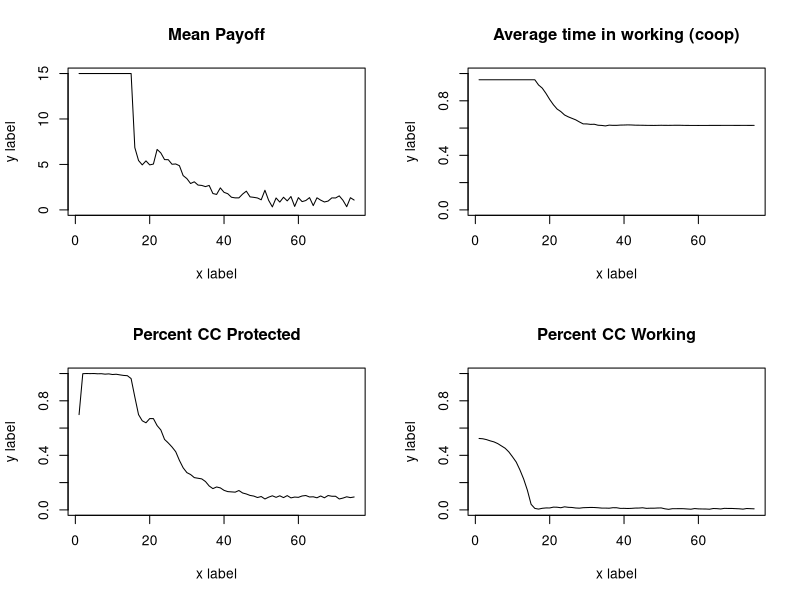
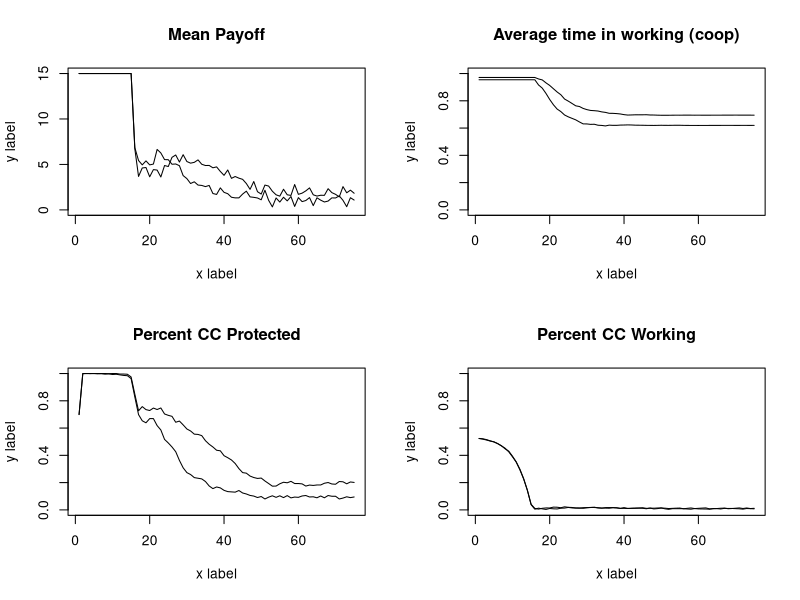
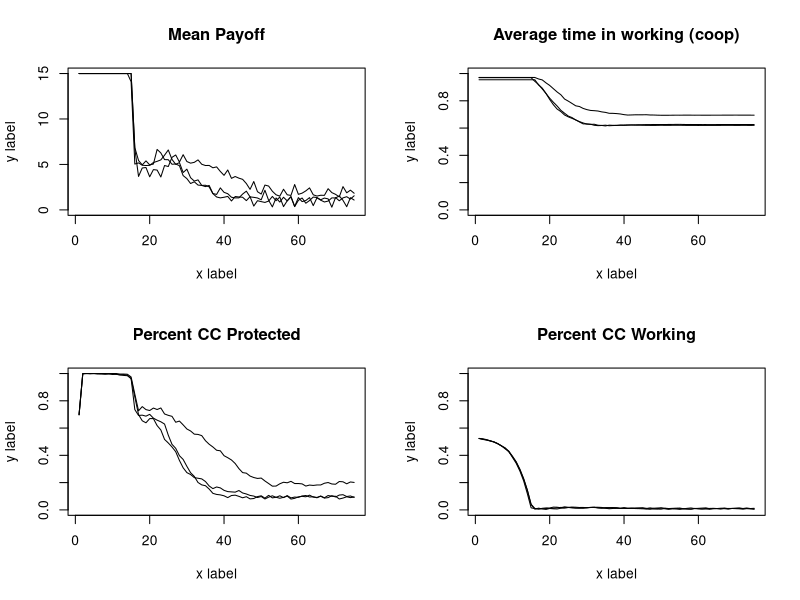
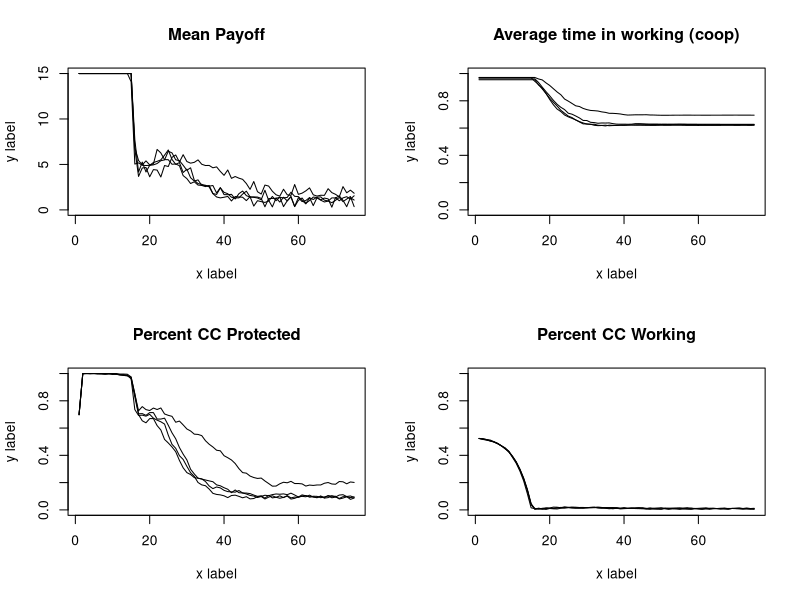
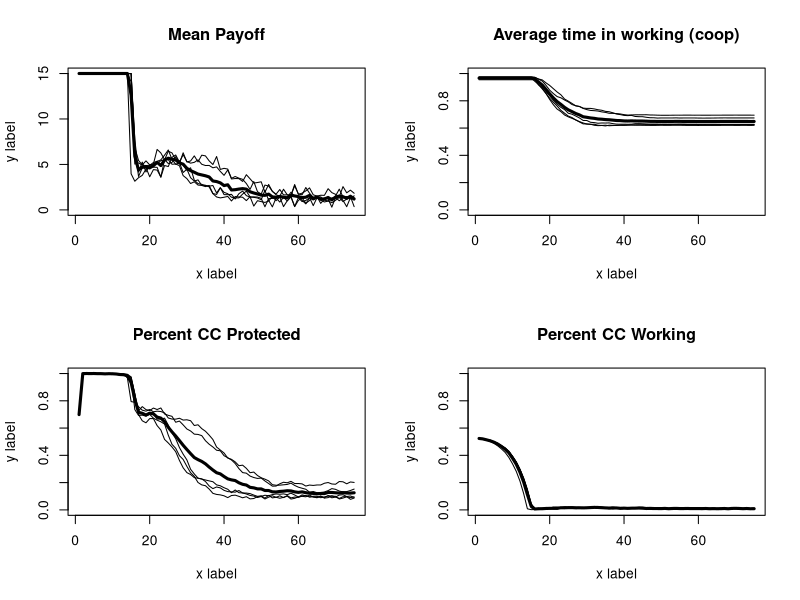
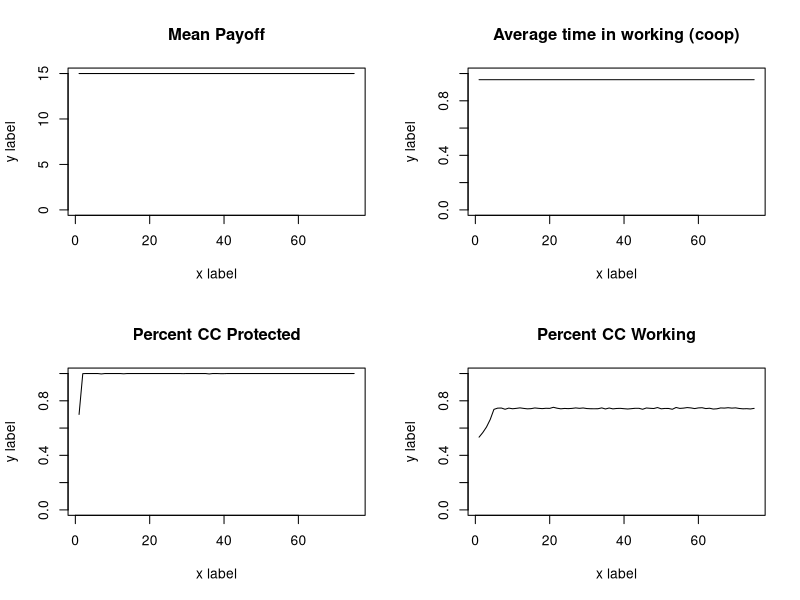
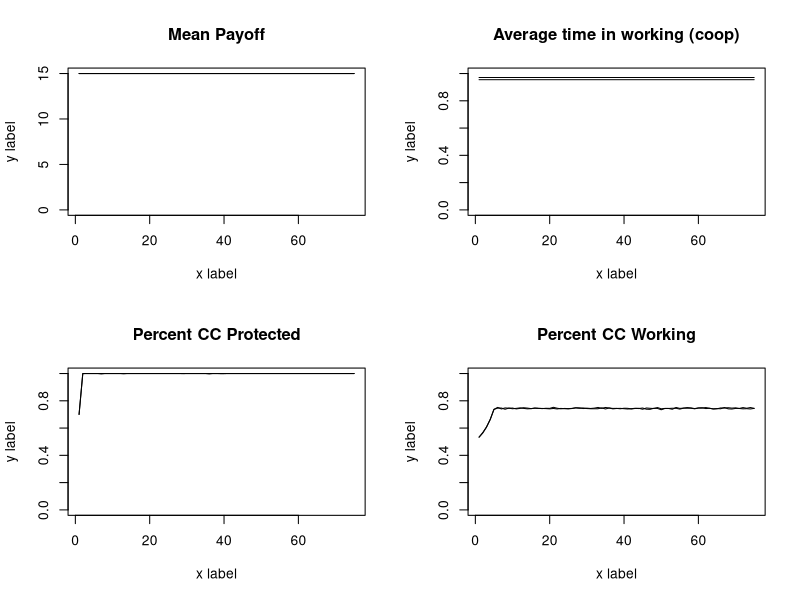
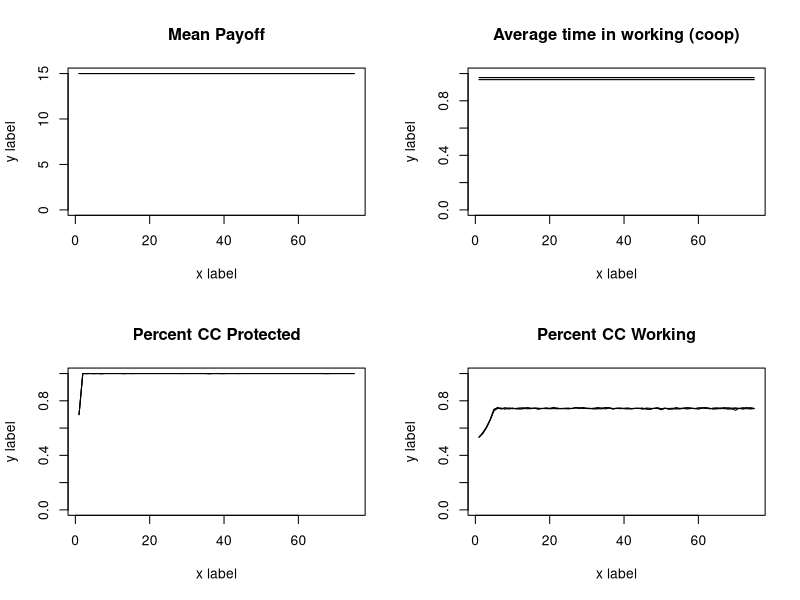

These charts were generated, in order, by the following R code: (Note: a time limit stopped this script after it produced the figures.)
abm<-function(#Specified parameters
  
  Runs=3,
  Individuals=100, #number of total resource users in a population
  
  TotalCarryingCapacity=10000, #total available resource units
  
  StartPercCarryingCapacity = 0.7, #amount of resources available in the landscape at the start in proportion to CC
  
  PercProtected=0.15, #percent of the total resource that's in a protected area
  
  CoopPercStart=0.9, #percent of individuals who start by following the rules at t0
  
  LearningStrategy = "Success Bias", #options are Success Bias & Conformist
  
  TimeSteps=75,
  ResourceRegenerationPerTimeStep=1.5,
  harvestMax=15,
  ProbOfMobility=0.15){
  
  ## Create output dfs
  
  outputmeanTimeProtect<-as.data.frame(matrix(NA,TimeSteps,Runs)) #output df for mean time harvesting from protected area
  names(outputmeanTimeProtect)<- paste("Run", 1:Runs, sep="")
  
  outputmeanTimeWorking<-as.data.frame(matrix(NA,TimeSteps,Runs))#output df for mean time harvesting from working area
  names(outputmeanTimeWorking)<- paste("Run", 1:Runs, sep="")
  
  outputNumResourcesProtect<-as.data.frame(matrix(NA,TimeSteps,Runs))#output df for resources in protected area
  names(outputNumResourcesProtect)<- paste("Run", 1:Runs, sep="")
  
  outputpercCCProtect<-as.data.frame(matrix(NA,TimeSteps,Runs))#output df for % of CC in protected area
  names(outputpercCCProtect)<- paste("Run", 1:Runs, sep="")
  
  outputNumResourcesWorking<-as.data.frame(matrix(NA,TimeSteps,Runs))#output df for resources in working area
  names(outputNumResourcesWorking)<- paste("Run", 1:Runs, sep="")
  
  outputpercCCWorking<-as.data.frame(matrix(NA,TimeSteps,Runs))#output df for % of CC in working area
  names(outputpercCCWorking)<- paste("Run", 1:Runs, sep="")
  
  outputmeanPayoff<-as.data.frame(matrix(NA,TimeSteps,Runs)) #output df for mean payoff
  names(outputmeanPayoff)<- paste("Run", 1:Runs, sep="")
  
  
  
  for (r in 1:Runs){
    PercWorking= 1-PercProtected #percent of resource in a working landscape
    TotalCCResourceProtected=PercProtected*TotalCarryingCapacity #total resource units in carrying capacity of protected area
    TotalCCResourceWorking=PercWorking*TotalCarryingCapacity #total resource units in carrying capacity of working area
    StartResourceWorking = TotalCCResourceWorking*StartPercCarryingCapacity #number of resources in the working landscape starting
    StartResourceProtected = TotalCCResourceProtected*StartPercCarryingCapacity #number of resources in the protected landscape starting
    CoopNumStart= as.integer(CoopPercStart*Individuals) #number of individuals cooperating fully at t0
    DefNumStart= Individuals - CoopNumStart#number of individuals defecting at t0
    PercTimeProtected = c(rep(0,CoopNumStart),rbeta(DefNumStart,1,2)) #percent of their foraging time each indv spends in the PA
    PercTimeWorking = (1-PercTimeProtected)#percent of their foraging time each indv spends in the working landscape
    
    agents<-data.frame(PercTimeProtected,
                       PercTimeWorking,
                       PayoffProtectedLastTime = rep(NA,Individuals),
                       PayoffWorkingLastTime= rep(NA,Individuals))   #dataframe to be filled with initial payoffs
    
    ProtectPerDefect<-as.integer(StartResourceProtected/DefNumStart) #protected area resources per each individual harvesting there
    WorkingPerTotal<-as.integer(StartResourceWorking/Individuals) #working landscape resources per individual
    
    for ( i in 1:nrow(agents)){  #fill the starting df percent payoff from the protected landscape is a function of the amount 
      agent2<-agents[i,]   #of resources there per individual searching there, and a random draw with a chance of success equal to time spent
      agents[i,4]<-rbinom(1,as.integer(WorkingPerTotal),agent2$PercTimeWorking)
      agents[i,4]<-ifelse(agents[i,4]>=harvestMax,harvestMax,agents[i,4])
      agents[i,3]<- ifelse(agents[i,4]< harvestMax,rbinom(1,ProtectPerDefect,agent2$PercTimeProtected),0) #if they didnt get the max harvest, then 
      agents[i,3]<-ifelse(agents[i,3]>harvestMax-agents[i,4],harvestMax-agents[i,4],agents[i,3])
    } #see what they get from the working landscape first
    
    
    
    agents$PayoffTotalLastTime<- agents$PayoffProtectedLastTime + agents$PayoffWorkingLastTime #total payoff is the sum of what they get from both areas
    
    
    
    
    outputmeanTimeProtect[1,r] <- mean(agents$PercTimeProtected)  #fill it with the outouts from time 1
    outputmeanTimeWorking[1,r]  <- mean(agents$PercTimeWorking) 
    outputNumResourcesProtect[1,r] <- StartResourceProtected-sum(agents$PayoffProtectedLastTime) 
    outputNumResourcesWorking[1,r] <- StartResourceWorking-sum(agents$PayoffWorkingLastTime) 
    outputpercCCProtect[1,r]  <- outputNumResourcesProtect[1,r]/TotalCCResourceProtected
    outputpercCCWorking[1,r]  <- outputNumResourcesWorking[1,r]/TotalCCResourceWorking
    outputmeanPayoff[1,r]  <- mean(agents$PayoffTotalLastTime) 
    
    
    
    for (t in 2:TimeSteps){  #run the abm for all o fthe time steps
      
      #choose new strategy  
      
      LastTimeAgents<-agents  #save the agents from the pervious time to a new df
      
      LastTimePercTimeProtected<-LastTimeAgents$PercTimeProtected  #pull out the previous pretected foraging times as vector
      LastTimePercWorking<-LastTimeAgents$PercTimeWorking  #pull out the previous working foraging times as vector
      
      PercTimeProtected<-rep(NA,length(PercTimeProtected))  #nullify the previous perc time protected vector so we can fill it later and be confident the values changed
      
      if(LearningStrategy == "Success Bias"){ 
        for (j in 1:nrow(LastTimeAgents)){  
          ThisAgent<-LastTimeAgents[j,]      #modify the foraging strategy of each agent individually
          OtherAgents<-LastTimeAgents[-j,]   #dataframe of ther agents for them to copy from
          ThisAgentPayoff<-ThisAgent$PayoffTotalLastTime   #payoff last time period for this agent
          OtherAgentSpecific<-OtherAgents[sample(nrow(OtherAgents),1),] #choose a specific agent for them to get paired up with
          OtherAgentPayoff<-OtherAgentSpecific$PayoffTotalLastTime  #Payoff the other agent recieved
          OtherAgentPercProtect<-OtherAgentSpecific$PercTimeProtected #strategy of other agent
          ThisAgentPercProtect<-ThisAgent$PercTimeProtected  #strategy of this agent
          
          PercTimeProtected[j]<-ifelse(ThisAgentPayoff >=OtherAgentPayoff,ThisAgent$PercTimeProtected,
                                       (ThisAgentPercProtect+((OtherAgentPercProtect-ThisAgentPercProtect)/2))) #vector of new strategies
          
          #if this agent did better than the randomly selected agent then they keep their strategy
          #if they did worse thnan they modify their strategy to be the difference between their previou sstrategy and the randomly selected agent
          
        }}
      if(LearningStrategy == "Conformist"){
        for (j in 1:nrow(LastTimeAgents)){  
          ThisAgent<-LastTimeAgents[j,]      #Pull out each specific agent
          OtherAgents<-LastTimeAgents[-j,]   #dataframe of ther agents for them to copy from
          OtherAgentsSample<-OtherAgents[c(sample(1:nrow(OtherAgents),5)),] #haphazardly chose 5 here...look into lit to find good number!!!
          OtherAgentsPercProtect<-mean(OtherAgentsSample$PercTimeProtected )# mean strategy of other agents
          ThisAgentPercProtect<-ThisAgent$PercTimeProtected  #strategy of this agent
          
          PercTimeProtected[j]<-(ThisAgentPercProtect+((OtherAgentsPercProtect-ThisAgentPercProtect)/2)) #vector of new strategies
        }}
      
      PercTimeWorking<- 1-PercTimeProtected   #time foraging in the working landscape
      
      
      agents<-data.frame(PercTimeProtected,   #new agent dataframe to fill
                         PercTimeWorking,
                         PayoffProtectedLastTime = rep(NA,Individuals),
                         PayoffWorkingLastTime= rep(NA,Individuals)) 
      
      
      #New resource pools to pull from
      #make sure they dont regenerate past their carrying capacity
      
      NewProtectedResourcesTotal<-round(outputNumResourcesProtect[t-1,r] * ResourceRegenerationPerTimeStep,digits=0)
      NewProtectedResourcesTotal<-ifelse(NewProtectedResourcesTotal<=  TotalCCResourceProtected,NewProtectedResourcesTotal, TotalCCResourceProtected)
      NewWorkingResourcesTotal<-round(outputNumResourcesWorking[t-1,r] * ResourceRegenerationPerTimeStep,digits=0)
      NewWorkingResourcesTotal<-ifelse(NewWorkingResourcesTotal<=TotalCCResourceWorking,NewWorkingResourcesTotal,TotalCCResourceWorking)
      
      ##Resource mobility
      LeaveWorking<-rbinom(1,NewWorkingResourcesTotal,ProbOfMobility) #number of resources which leave the protected area
      LeaveProtected<-rbinom(1,as.integer(NewProtectedResourcesTotal),ProbOfMobility)#number of resources which leave the working area
      
      #do the accounting on entering vs leaving individuals
      NewWorkingResourcesTotal<-NewWorkingResourcesTotal-LeaveWorking+LeaveProtected
      NewProtectedResourcesTotal<-NewProtectedResourcesTotal-LeaveProtected+LeaveWorking
      
      #Make sure they dont go over the CC again
      NewWorkingResourcesTotal<-ifelse(NewWorkingResourcesTotal<=TotalCCResourceWorking,NewWorkingResourcesTotal,TotalCCResourceWorking)
      NewProtectedResourcesTotal<-ifelse(NewProtectedResourcesTotal<=  TotalCCResourceProtected,NewProtectedResourcesTotal, TotalCCResourceProtected)
      
      
      ##calculate available resources per individual
      ProtectPerDefect<-as.integer(NewProtectedResourcesTotal/nrow(agents[agents$PercTimeProtected>0,])) #protected area resources per each individual harvesting there  
      WorkingPerTotal<-as.integer(NewWorkingResourcesTotal/Individuals)
      
      
      for ( i in 1:nrow(agents)){  #fill the starting df percent payoff from the protected landscape is a function of the amount 
        agent2<-agents[i,]   #of resources there per individual searching there, and a random draw with a chance of success equal to time spent
        agents[i,4]<-rbinom(1,as.integer(WorkingPerTotal),agent2$PercTimeWorking)
        agents[i,4]<-ifelse(agents[i,4]>=harvestMax,harvestMax,agents[i,4])
        agents[i,3]<- ifelse(agents[i,4]< harvestMax,rbinom(1,ProtectPerDefect,agent2$PercTimeProtected),0) #if they didnt get the max harvest, then 
        agents[i,3]<-ifelse(agents[i,3]>harvestMax-agents[i,4],harvestMax-agents[i,4],agents[i,3])
      } #see what they get from the working landscape first
      
      
      
      agents$PayoffTotalLastTime<- agents$PayoffProtectedLastTime + agents$PayoffWorkingLastTime #total payoff is the sum of what they get from both areas
      
      outputmeanTimeProtect[t,r] <- mean(agents$PercTimeProtected)  #fill it with the outouts from time 1
      outputmeanTimeWorking[t,r]  <- mean(agents$PercTimeWorking) 
      outputNumResourcesProtect[t,r] <- NewProtectedResourcesTotal-sum(agents$PayoffProtectedLastTime) 
      outputNumResourcesWorking[t,r]  <- NewWorkingResourcesTotal-sum(agents$PayoffWorkingLastTime)
      outputpercCCProtect[t,r]  <- outputNumResourcesProtect[t,r]/TotalCCResourceProtected
      outputpercCCWorking[t,r]  <- outputNumResourcesWorking[t,r]/TotalCCResourceWorking
      outputmeanPayoff[t,r]  <- mean(agents$PayoffTotalLastTime)
      
    }
    par(mfrow=c(2,2))
    
    #mean payoff
    plot(rowMeans(outputmeanPayoff), type = 'l', ylab = "y label", xlab = "x label", ylim=c(0,harvestMax), lwd = 3, main = "Mean Payoff")
    
    for (j in 1:Runs) {  
      
      lines(outputmeanPayoff[,j], type = 'l')  # add lines for each run, up to r_max
      
    }
    
    #% CC protected
    plot(rowMeans(outputmeanTimeWorking), type = 'l', ylab = "y label", xlab = "x label", ylim=c(0,1), lwd = 3, main = "Average time in working (coop)")
    
    for (j in 1:Runs) {  
      
      lines(outputmeanTimeWorking[,j], type = 'l')  # add lines for each run, up to r_max
      
    }
    
    #% CC protected
    plot(rowMeans(outputpercCCProtect), type = 'l', ylab = "y label", xlab = "x label", ylim=c(0,1), lwd = 3, main = "Percent CC Protected")
    
    for (j in 1:Runs) {  
      
      lines(outputpercCCProtect[,j], type = 'l')  # add lines for each run, up to r_max
      
    }
    
    #% CC working
    plot(rowMeans(outputpercCCWorking), type = 'l', ylab = "y label", xlab = "x label", ylim=c(0,1), lwd = 3, main = "Percent CC Working")
    
    for (j in 1:Runs) {  
      
      lines(outputpercCCWorking[,j], type = 'l')  # add lines for each run, up to r_max
      
    }

    
  }
  outputmeanPayoff$Timestep<-c(1:TimeSteps)
  outputmeanTimeProtect$Timestep<-c(1:TimeSteps)
  outputmeanTimeWorking$Timestep<-c(1:TimeSteps)
  outputNumResourcesProtect$Timestep<-c(1:TimeSteps)
  outputNumResourcesWorking$Timestep<-c(1:TimeSteps)
  outputpercCCProtect$Timestep<-c(1:TimeSteps)
  outputpercCCWorking$Timestep<-c(1:TimeSteps)
  outputmeanPayoff$Timestep<-c(1:TimeSteps)
  
  
  FullOutput<-list(meanPayoff=outputmeanPayoff,
                   meanTimeProtect=outputmeanTimeProtect,
                   meanTimeWorking=outputmeanTimeWorking,
                   NumResourcesProtect=outputNumResourcesProtect,
                   NumResourcesWorking=outputNumResourcesWorking,
                   percCCProtect=outputpercCCProtect,
                   percCCWorking=outputpercCCWorking,
                   meanPayoff=outputmeanPayoff)
  
  FullOutput<<-FullOutput
  
  
}

abm(Runs=5)

#fill a dataframe with the means

FillData<-data.frame(PercProtected=seq(0.1,0.9,0.05),ResourceMobility=seq(0.1,0.9,0.05))
FillData<-expand.grid(PercProtected=seq(0.1,0.9,0.05), ResourceMobility=seq(0.1,0.9,0.05))
FillData$ProtectedCC<-rep(NA,nrow(FillData))

for (i in 1:nrow(FillData)){
abm(Runs=10,Individuals = 100,
    PercProtected = FillData[i,]$PercProtected, 
    ProbOfMobility = FillData[i,]$ResourceMobility)
FillData[i,3]<-apply(FullOutput$percCCProtect[75,1:10],1,mean)  
  
}
  

  
